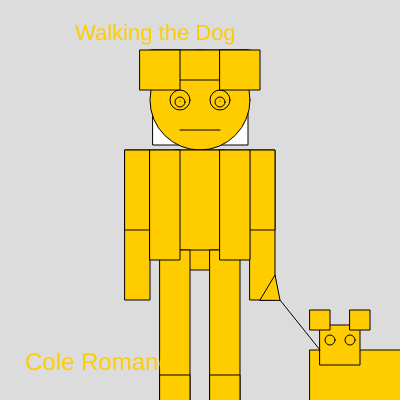
Frame 1 (no input)
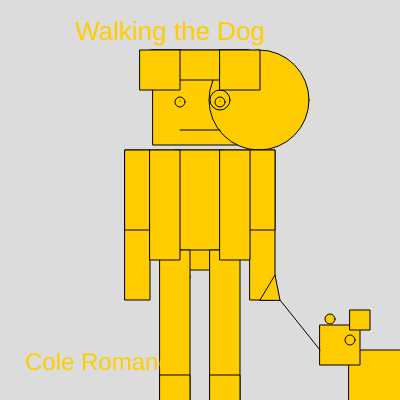
Frame 60 (no input)
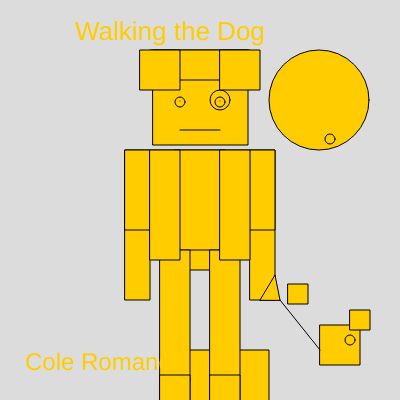
Frame 120 (the mouse pressed at the canvas centre since frame 60)

The p5.js sketch that drew these frames (run headless with seeded random() and noise() and a simulated clock; from frame 60 on, the mouse is pressed at the canvas centre):

// p5.js sketch
// ── sketch.js
var headX = 200;
var headY = 100;
var headDirection = 1;

var bodyX = 310;
var bodyY = 350;
var bodyDirection = 3;

var eyeX = 180;
var eyeY = 100;
var eyedirection = 3;

var eye2X = 330;
var eye2Y = 340;
var eye2direction = 3;

var earX = 310;
var earY = 310;
var eardirection = 2;

var size = 22;
var count = 0;
var sizeDirection = 2;




function setup() {
    createCanvas(400, 400);
  }


  
  function draw() {
    background(220);
    square(153,50,95)

    // body
    fill(255, 204, 0);
    square(bodyX,bodyY,100);
    bodyX+=bodyDirection;
    if(bodyX >= 418 || bodyX <= 82)
    {
        bodyDirection *= -1;
    }



    square(320,325,40)

    // head
    fill(255, 204, 0);
    circle(headX,headY,100);
    headX+=headDirection;
    if(headX >= 418 || headX <= 82)
    {
        headDirection *= -1;
    }

    //ear
    fill(255, 204, 0);
    square(earX,earY,20);
    earX+=eardirection;
    if(earX >= 418 || earX <= 82)
    {
     eardirection *= -1;
    }
    earY+=eardirection;
    if(earY >= 418 || earY <= 82)
    {
     eardirection *= -1;
    }

    // eye
    fill(255, 204, 0);
    circle(eyeX,eyeY,20);
    eyeY+=eyedirection;
    if(eyeY >= 418 || eyeY <= 82)
    {
        eyedirection *= -1;
    }

    // eye2
    fill(255, 204, 0);
    circle(eye2X,eye2Y,10);
    eye2Y+=eye2direction;
    if(eye2Y >= 418 || eye2Y <= 82)
    {
        eye2direction *= -1;
    }



    circle(180,102,10)
    circle(220,100,20)
    circle(220,102,10)
    point(220,101)
    point(180,101)
    line(180,130,220,130)
    rect(150,50,100,30)
    square(140,50,40)
    square(220,50,40)
    rect(175,150,50,120)
    square(150,150,100)
    rect(125,150,25,150)
    rect(250,150,25,150)
    rect(160,250,30,250)
    rect(210,250,30,250)
    square(160,375,30)
    square(210,375,30)
    rect(125,150,25,80)
    rect(250,150,25,80)
    rect(150,150,30,110)
    rect(220,150,30,110)
  
    square(350,310,20)
    circle(350,340,10)
    triangle(260,300,275,275,280,300)
    line(280,300,320,350)

    

    textSize(size);
    size+= sizeDirection;
    count++;
    if(count > 5)
    {
        sizeDirection *=-1;
        count = 0;
    }
    text("Walking the Dog",75,40 );

  
    textSize(size);
    size+= sizeDirection;
    count++;
    if(count > 5)
    {
        sizeDirection *=-1;
        count = 0;
    }
    text("Cole Romano",25,370 );

    

  }
// ── test.html
<html>
<head>
    <script src="p5.min.js"></script>
    <script src="sketch.js"></script>
</head>
<body></body>
</html>
